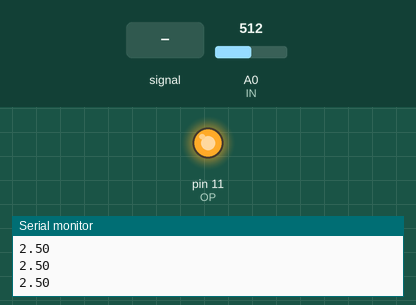
Recording of a sketch running on a simulated Arduino Uno, built with avr-gcc and run on an emulated ATmega328P. On the bench: output pins drawn as LEDs (lit = HIGH), the last lines printed to the serial monitor. The test bench sets the inputs (shaded band); at power-on: A0 (IN) = 512.

Above: at 1.2 s.
1.3 s: A0 (IN) fed a 200 Hz sine of ±255 counts around its level
4.3 s: A0 (IN) fed a 200 Hz sine of ±460 counts around its level
At 4.9 s:
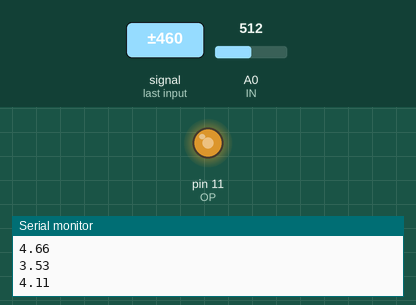
7.3 s: A0 (IN) set to 306
8.8 s: A0 (IN) set to 630
11.8 s: A0 (IN) set to 660
At 12.9 s:
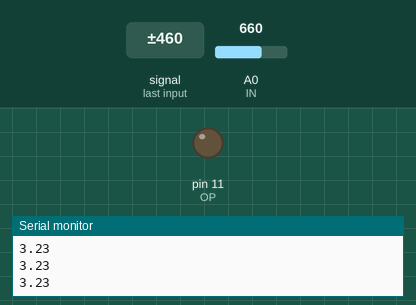
13.5 s: A0 (IN) set to 122
At 15.1 s:
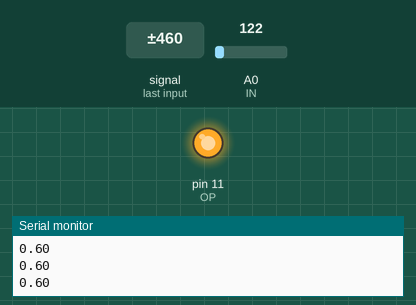
Timing chart, 0 to 16.3 s (numbered marks = the images above; inputs shaded):
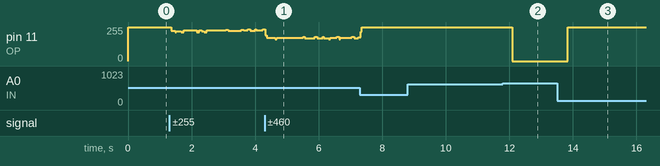

The sketch:

PID_Control_Code.ino
```cpp
//IO Pins
#define IN A0
#define OP 11

uint16_t setPoint = 128; //0 to 255
double measuredVoltage;

//timing variables
unsigned long lastMeasureTime;
unsigned long lastPoll;

//PID variables
double e;
double derivative;
double integral;

//PID constants
const double Kp = 0.006;
const double Ki = 0.05;
const double Kd = 0.00001;

double e_prev;

//function to compute PID
bool operation_PID (int interval)
{
  e = (double)setPoint - (double)measuredVoltage;
  unsigned long dt = micros() - lastMeasureTime;
  bool logic = (dt >= interval);
  if(logic)
  {
    derivative = (((double)e-(double)e_prev)*1000000/(double)dt);
    integral += e*(double)dt/1000000;
    e_prev = e;
    lastMeasureTime = micros();
  }
  return logic;
}

//modified map function for double datatype
double map_d(double x, double in_min, double in_max, double out_min, double out_max) {
  return (x - in_min) * (out_max - out_min) / (in_max - in_min) + out_min;
}

void setup() {
  //Serial Monitor at 115200 BAUD
  Serial.begin(115200);
  //setup IO
  pinMode(IN, INPUT);
  pinMode(OP, OUTPUT);
}

void loop() {
  //ADC is 10 bit, PWM is 8-bit, so mapping from 10-bit to 8-bit
  measuredVoltage = map_d(analogRead(IN), 0, 1023, 0, 255.0);


  if(operation_PID (700))//measure the error every 700us
  {
    int pid = Kp*e + Ki*integral + Kd*derivative;
    digitalWrite(OP, (pid >= 0) );
    //(pid >= 0) gives a boolean value, used to enable charging
  }

  //debug scheduler (every 100ms)
  if(millis() - lastPoll >= 100)
  {
    double calculatedVoltage = map_d(measuredVoltage, 0, 255, 0.0, 5.0);
    Serial.println(calculatedVoltage);
    lastPoll = millis();
  }
}
```

Measured:
- the behaviour switches between 644 and 645 on A0 (IN) (found by bisection; images 1 and 2)
- after the input at 13.5 s, pin 11 (OP): 0/255 → 255/255 after 0.34 s
